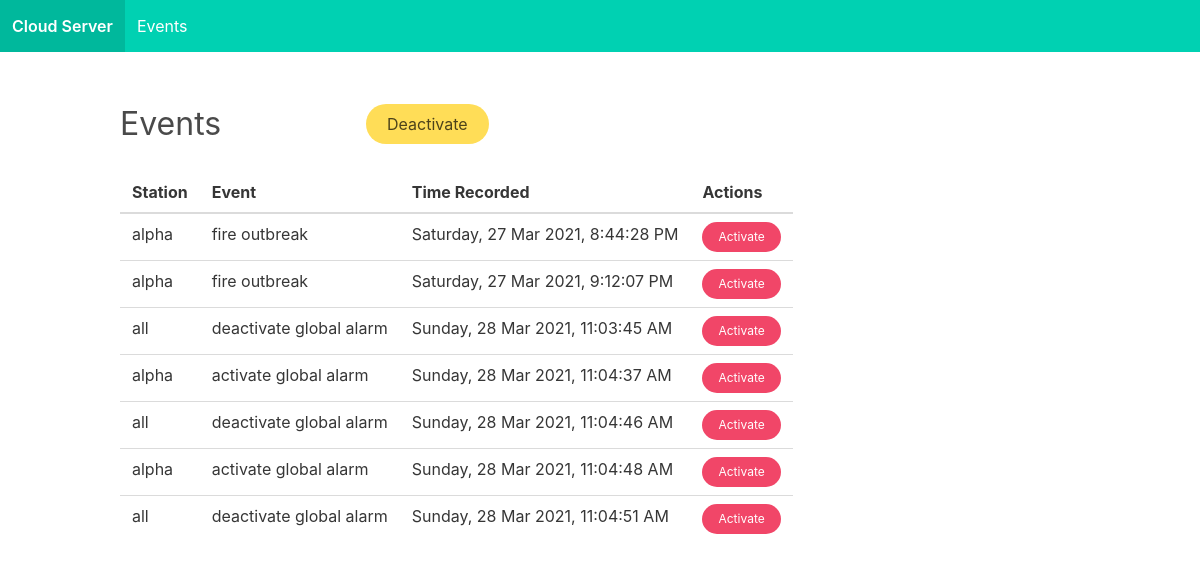
Before: /events with the older database file.
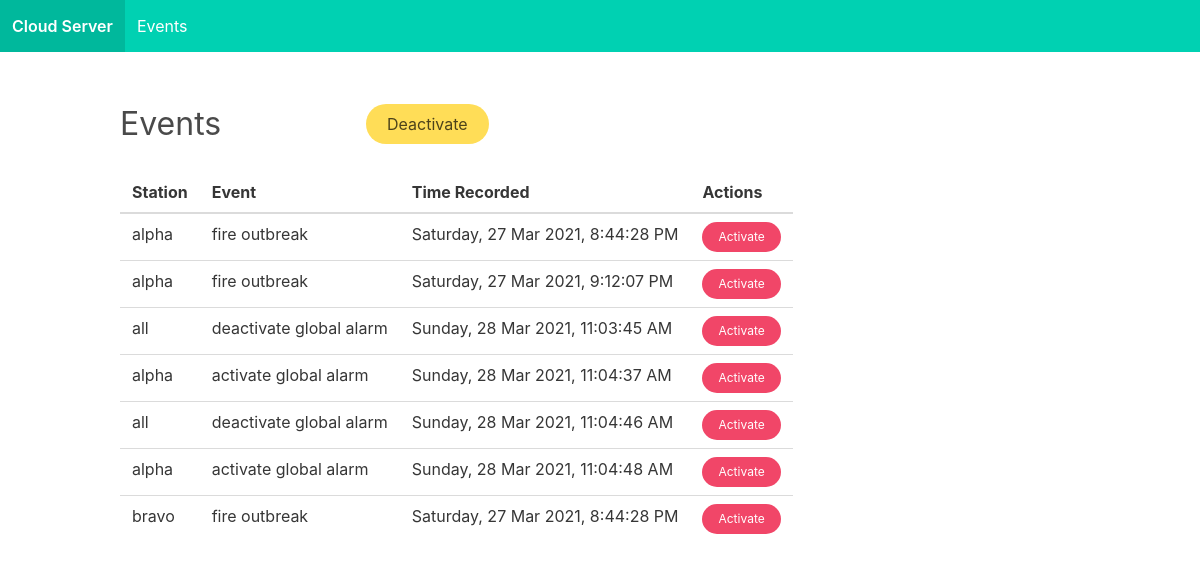
After: the same page with the newer database file.
### tables this page shows
CREATE TABLE events (
  station TEXT NOT NULL,
  event_name TEXT NOT NULL,
  time_recorded TIMESTAMP DEFAULT (datetime('now','localtime')) NOT NULL
);

### cloud_server/cloud.py (the view, shortened to what this page needs)
@cloud.route("/events", methods=["GET", "POST"])
def events():
    data = query_db("SELECT * FROM events")
    return render_template("events.html", data=data)

### edge_server/db.py (called while the page is built)
def get_db():
    if 'db' not in g:
        g.db = sqlite3.connect(
            current_app.config['DATABASE'],
            detect_types=sqlite3.PARSE_DECLTYPES|sqlite3.PARSE_COLNAMES
        )
        g.db.row_factory = sqlite3.Row
    return g.db

def query_db(query, args=(), one=False):
    cur = get_db().execute(query, args)
    rv = cur.fetchall()
    cur.close()
    return (rv[0] if rv else None) if one else rv

### cloud_server/templates/events.html (shortened to what this page needs)
{% extends "base.html" %}
{% block content %}
<div class="columns is-vcentered">
  <h3 class="is-size-3 column is-one-quarter">Events</h3>
  <div class="column">
    <form method="POST">
      <button class=" button is-warning is-rounded" type="submit" title="Deactivate global alarm">Deactivate</button>
    </form>
  </div>
</div>
<table class="table">
  <thead>
    <tr>
      <th>Station</th>
      <th>Event</th>
      <th>Time Recorded</th>
      <th>Actions</th>
    </tr>
  </thead>
  {% for row in data %}
  <tr>
    <td>{{row['station']}}</td>
    <td>{{row['event_name']}}</td>
    <td>{{row['time_recorded'].strftime("%A, %d %b %Y, %-I:%M:%S %p")}}</td>
    <td>
      <form method="POST">
        <button type="submit" class="button is-danger is-small is-rounded"
          title="Activate fire alarm for station">Activate</button>
      </form>
    </td>
  </tr>
  {% endfor %}
</table>
{% endblock %}

Changed rows visible on the page:
removed events: station "all", event_name "deactivate global alarm", time_recorded "Sunday, 28 Mar 2021, 11:04:51 AM"
added events: station "bravo", event_name "fire outbreak", time_recorded "Saturday, 27 Mar 2021, 8:44:28 PM"
